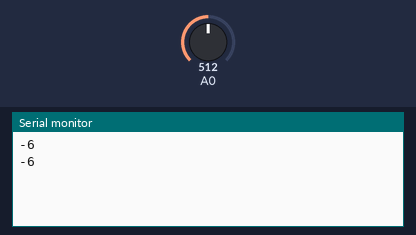
Bench run of a sketch on a simulated Arduino Uno, built with avr-gcc and run on an emulated ATmega328P. Parts: the last lines printed to the serial monitor. The inputs (shaded band) are chosen by the test bench; at power-on: A0 = 512.

Above: at 1.8 s.
1.9 s: A0 set to 716
At 2.5 s:
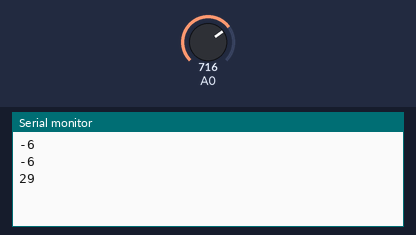
3.4 s: A0 set to 900
At 4.8 s:
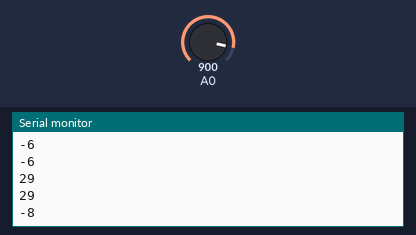
Timing chart, 0 to 6.4 s (numbered marks = the images above; inputs shaded):
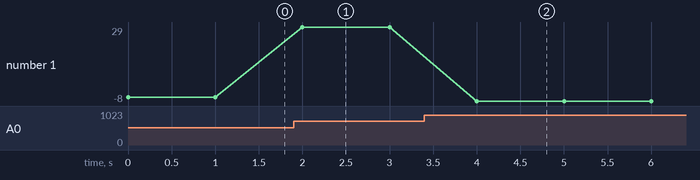

The sketch:

lm35_Read.ino
```cpp
void setup() {
  pinMode(A0,INPUT);
  Serial.begin(9600);
}

void loop() {
  Serial.println(analogRead(A0)*500/1023);
  delay(1000);
}
```

Measured:
- after the input at 1.9 s, the serial monitor: prints a new line after 0.10 s (image 1)
- after the input at 3.4 s, the serial monitor: prints a new line after 0.60 s (image 2)
- plotted number 1: -6 → 29 after the input at 1.9 s, 29 → -8 after the input at 3.4 s
